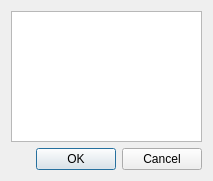
<?xml version="1.0" encoding="UTF-8"?>
<ui version="4.0">
 <class>SelectFields</class>
 <widget class="QDialog" name="SelectFields">
  <property name="windowModality">
   <enum>Qt::NonModal</enum>
  </property>
  <property name="geometry">
   <rect>
    <x>0</x>
    <y>0</y>
    <width>213</width>
    <height>181</height>
   </rect>
  </property>
  <property name="windowTitle">
   <string>Dialog</string>
  </property>
  <property name="windowIcon">
   <iconset resource="../../resource.qrc">
    <normaloff>:/icons/images/log.png</normaloff>:/icons/images/log.png</iconset>
  </property>
  <property name="modal">
   <bool>true</bool>
  </property>
  <layout class="QVBoxLayout" name="verticalLayout">
   <item>
    <widget class="QListWidget" name="listWidget"/>
   </item>
   <item>
    <widget class="QDialogButtonBox" name="buttonBox">
     <property name="orientation">
      <enum>Qt::Horizontal</enum>
     </property>
     <property name="standardButtons">
      <set>QDialogButtonBox::Cancel|QDialogButtonBox::Ok</set>
     </property>
    </widget>
   </item>
  </layout>
 </widget>
 <resources>
  <include location="../../resource.qrc"/>
 </resources>
 <connections>
  <connection>
   <sender>buttonBox</sender>
   <signal>accepted()</signal>
   <receiver>SelectFields</receiver>
   <slot>accept()</slot>
   <hints>
    <hint type="sourcelabel">
     <x>248</x>
     <y>254</y>
    </hint>
    <hint type="destinationlabel">
     <x>157</x>
     <y>274</y>
    </hint>
   </hints>
  </connection>
  <connection>
   <sender>buttonBox</sender>
   <signal>rejected()</signal>
   <receiver>SelectFields</receiver>
   <slot>reject()</slot>
   <hints>
    <hint type="sourcelabel">
     <x>316</x>
     <y>260</y>
    </hint>
    <hint type="destinationlabel">
     <x>286</x>
     <y>274</y>
    </hint>
   </hints>
  </connection>
 </connections>
</ui>
